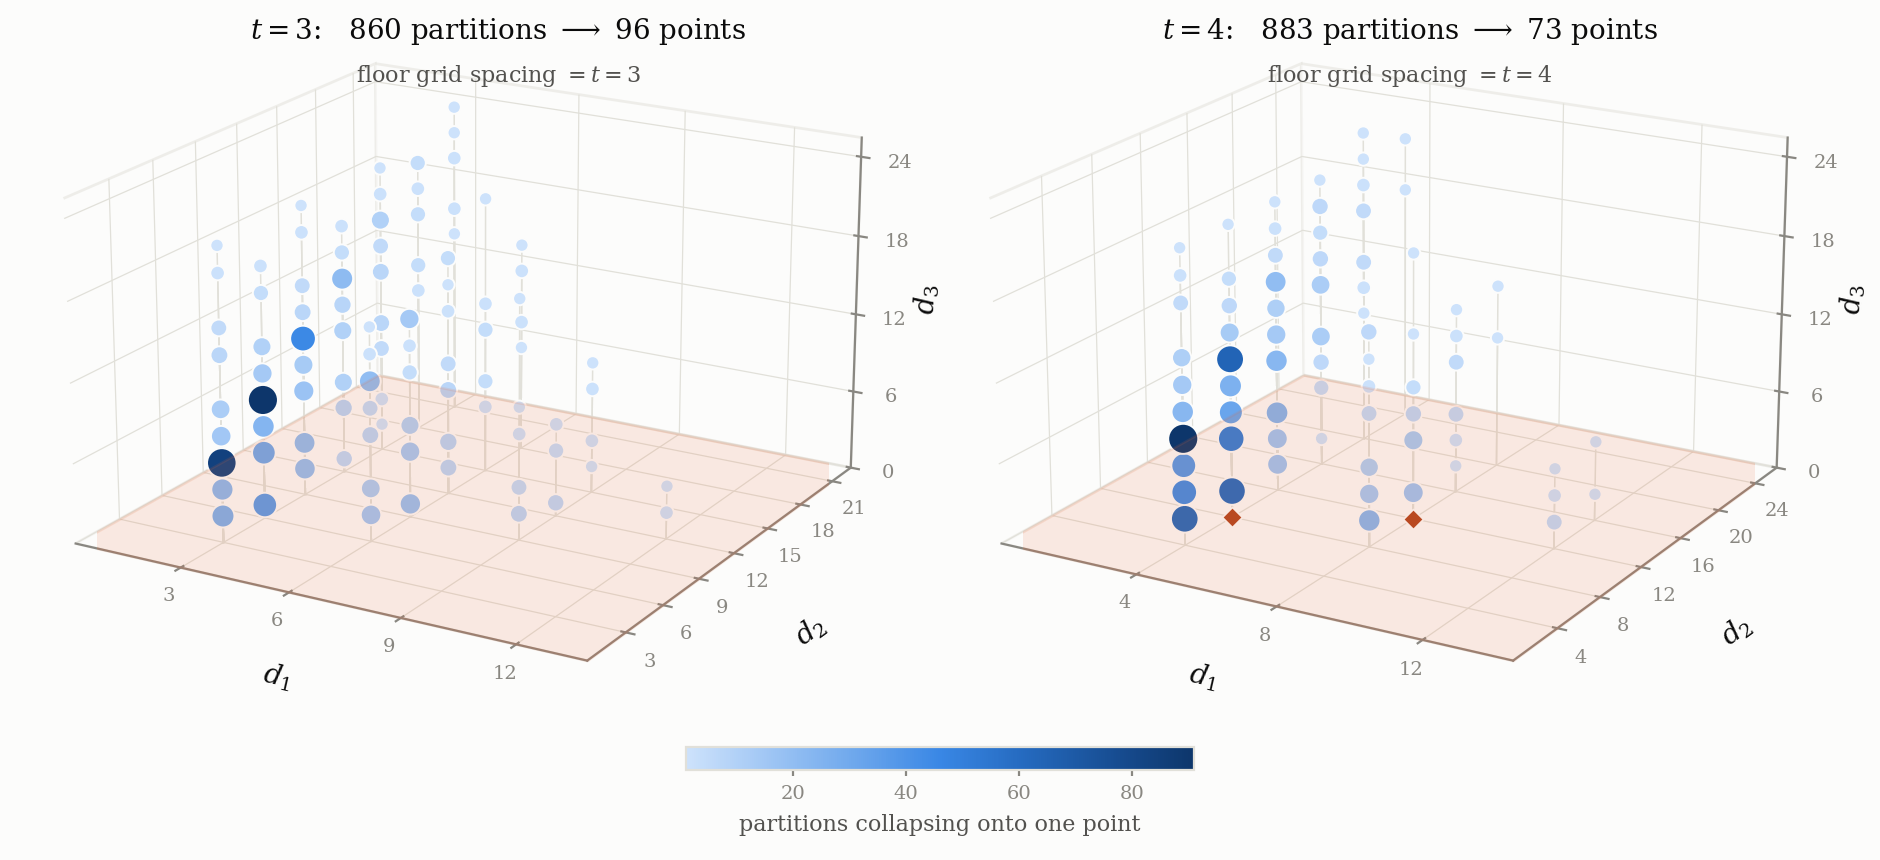

Generate this figure with Python:
"""
Figure: the image of the compression map  lambda -> (d1,d2,d3).

Authors: Carles Marin, Claude (AI assistant).

Every partition with at most t+2 rows is sent by the main theorem to three integers, so the
whole family collapses onto a sparse set of lattice points. The figure is built to make three
facts legible at once:

  (1) COMPRESSION  -- colour and area are the size of the fibre (how many partitions land on
      that one point), so the picture shows the collapse rather than asserting it;
  (2) d1, d2 are multiples of t -- visible as the coarse grid spacing on the two floor axes,
      and the spacing changes with t between the two panels;
  (3) d3 is never a multiple of t outside the overlapping profile -- the missing layers, and
      the vanishing plane d3 = 0 is drawn as the floor.

Palette: sequential single-hue blue ramp (validated), light -> dark = small -> large fibre;
the vanishing plane is the one warm accent, used nowhere else.
"""
import sys, os
import numpy as np
import matplotlib
matplotlib.use("Agg")
import matplotlib.pyplot as plt
from matplotlib.colors import LinearSegmentedColormap, Normalize
from mpl_toolkits.mplot3d.art3d import Poly3DCollection

from fig_data import image  # noqa: E402

SURFACE = "#fcfcfb"
INK = "#0b0b0b"
SECOND = "#52514e"
MUTED = "#898781"
GRID = "#e1e0d9"
ACCENT = "#eb6834"
ACCENT_DK = "#b2451f"
RAMP = ["#cde2fb", "#9ec5f4", "#6da7ec", "#3987e5", "#256abf", "#184f95", "#0d366b"]
CMAP = LinearSegmentedColormap.from_list("seqblue", RAMP)

plt.rcParams.update({
    "font.family": "serif",
    "font.serif": ["DejaVu Serif"],
    "mathtext.fontset": "dejavuserif",
    "font.size": 9,
    "figure.facecolor": SURFACE,
    "axes.facecolor": SURFACE,
    "savefig.facecolor": SURFACE,
})

MAXSIZE = 20
PANELS = [(3, MAXSIZE), (4, MAXSIZE)]
ZEROS = {}          # concentric shapes per panel: they live ON the plane d3 = 0
DRAWN = {}          # the compression the caption quotes: partitions in, points out

fig = plt.figure(figsize=(9.4, 4.3))
scs = []

for k, (t, M) in enumerate(PANELS):
    pts, nlam, nz = image(t, M)
    xs = np.array([p[0] for p in pts], dtype=float)
    ys = np.array([p[1] for p in pts], dtype=float)
    zs = np.array([p[2] for p in pts], dtype=float)
    ns = np.array([v["n"] for v in pts.values()], dtype=float)

    ax = fig.add_subplot(1, 2, k + 1, projection="3d")
    ax.set_facecolor(SURFACE)

    xhi, yhi, zhi = xs.max() + t * 0.6, ys.max() + t * 0.6, zs.max() * 1.06
    floor = [[(0, 0, 0), (xhi, 0, 0), (xhi, yhi, 0), (0, yhi, 0)]]
    ax.add_collection3d(Poly3DCollection(floor, facecolor=ACCENT, alpha=0.13,
                                         edgecolor=ACCENT, linewidths=0.9, zorder=0))

    for x, y, z in zip(xs, ys, zs):                      # stems: depth alone is unreadable
        ax.plot([x, x], [y, y], [0, z], color=GRID, lw=0.55, zorder=1)

    # the concentric shapes, which vanish and so are not in the image of the compression map:
    # they are exactly the points of the plane d3 = 0, and by Proposition 3.5 there are none
    # at all when t is odd.  Drawn in the accent, the one warm colour, and counted in ZEROS.
    zpts, _, _ = image(t, M, include_zero=True)
    zk = [p for p in zpts if p[2] == 0]
    ZEROS[t] = (len(zk), sum(zpts[p]["n"] for p in zk))
    DRAWN[t] = (nz, len(pts))
    if zk:
        ax.scatter([p[0] for p in zk], [p[1] for p in zk], [0] * len(zk),
                   c=ACCENT_DK, s=26, marker="D", edgecolor=SURFACE, linewidth=0.6,
                   depthshade=False, zorder=4)

    norm = Normalize(vmin=1, vmax=ns.max())
    sizes = 12 + 105 * np.sqrt(ns / ns.max())
    sc = ax.scatter(xs, ys, zs, c=ns, cmap=CMAP, norm=norm, s=sizes,
                    edgecolor=SURFACE, linewidth=0.7, depthshade=False, zorder=3)
    scs.append(sc)

    ax.set_xlim(0, xhi); ax.set_ylim(0, yhi); ax.set_zlim(0, zhi)
    ax.set_xticks([v for v in range(t, int(xhi) + 1, t)])
    ax.set_yticks([v for v in range(t, int(yhi) + 1, t)])
    ax.set_zticks([v for v in range(0, int(zhi) + 1, max(1, int(zhi) // 4))])
    ax.set_xlabel(r"$d_1$", labelpad=-2, color=INK, fontsize=10)
    ax.set_ylabel(r"$d_2$", labelpad=1, color=INK, fontsize=10)
    ax.set_zlabel(r"$d_3$", labelpad=-8, color=INK, fontsize=10, rotation=0)
    ax.tick_params(axis="x", colors=MUTED, labelsize=7, pad=-3)
    ax.tick_params(axis="y", colors=MUTED, labelsize=7, pad=-2)
    ax.tick_params(axis="z", colors=MUTED, labelsize=7, pad=-1)
    ax.view_init(elev=19, azim=-60)
    ax.set_box_aspect((1, 1, 0.62), zoom=1.18)
    for axis in (ax.xaxis, ax.yaxis, ax.zaxis):
        axis.pane.set_facecolor(SURFACE)
        axis.pane.set_edgecolor(GRID)
        axis._axinfo["grid"]["color"] = GRID
        axis._axinfo["grid"]["linewidth"] = 0.45
        axis.line.set_color(MUTED)
    fig.text(0.265 + 0.485 * k, 0.955,
             rf"$t={t}$:   {nz} partitions $\longrightarrow$ {len(pts)} points",
             ha="center", fontsize=10, color=INK)
    fig.text(0.265 + 0.485 * k, 0.905,
             rf"floor grid spacing $= t = {t}$",
             ha="center", fontsize=8, color=SECOND)

cax = fig.add_axes([0.365, 0.105, 0.27, 0.026])
cb = fig.colorbar(scs[0], cax=cax, orientation="horizontal")
cb.set_label("partitions collapsing onto one point", fontsize=8, color=SECOND, labelpad=4)
cb.ax.tick_params(labelsize=7, colors=MUTED, length=2)
cb.outline.set_edgecolor(GRID)

# right=0.985 y no 1.0: pegados al borde, la etiqueta $d_3$ del panel de la derecha quedaba medio
# subindice fuera y matplotlib se lo comia.  Un eje sin su subindice es otro eje.
fig.subplots_adjust(left=0.0, right=0.985, top=1.02, bottom=0.17, wspace=0.0)
# A la carpeta del paper, que es de donde \includegraphics lo toma, y no a anc/ como estaba: el
# script escribia una copia que el paper nunca miraba, asi que salia con codigo 0 diciendo "wrote"
# mientras la figura publicada seguia siendo la del 7 de agosto.  Los demas generadores ya suben un
# nivel; este era el unico que no.
out = os.path.join(os.path.dirname(os.path.dirname(os.path.abspath(__file__))), "fig_image")
fig.savefig(out + ".pdf")
fig.savefig(out + ".png", dpi=200)
for t_, (nz_, npt_) in sorted(DRAWN.items()):
    print("t=%d: the compression drawn: %d partitions land on %d points" % (t_, nz_, npt_))
for t_, (npts, nlam_) in sorted(ZEROS.items()):
    print("t=%d: concentric points on the plane d3=0: %d (from %d partitions)"
          % (t_, npts, nlam_))
# the two counts the caption quotes.  "Without the identification" means the number of ORDERED
# triples (d1,d2,d3) actually taken -- not the symmetrised set closed up under the exchange, which
# would count triples nothing maps to.
#
# WHICH ORDER.  Theorem 3.1 fixes it: "let r_A <= r_B be the residues involved".  theorem_full.setup
# returns the two classes sorted by COLUMN, which is a different rule, and the two rules give
# different counts -- 108/80 by column against 126/92 by residue.  The value does not care, since
# the closed form is symmetric in d1 and d2, but this count does, so it has to be taken in the
# order the theorem states.  Reordering here rather than in setup() keeps the sign code, which is
# order-invariant by construction, untouched.
from theorem_full import setup                                   # noqa: E402
from law_control import partitions as _parts                     # noqa: E402
for t_, M_ in PANELS:
    pts_, _, _ = image(t_, M_)
    ordered, ordered_by_column = set(), set()
    for n_ in range(0, M_ + 1):
        for lam_ in _parts(n_, t_ + 2):
            st_ = setup(lam_, t_)
            if st_ is None:
                continue
            b_, Ac_, Bc_ = st_
            byc_ = (b_[Ac_[0]] - b_[Ac_[1]], b_[Bc_[0]] - b_[Bc_[1]],
                    abs(b_[Ac_[0]] + b_[Ac_[1]] - b_[Bc_[0]] - b_[Bc_[1]]))
            if b_[Ac_[0]] % t_ > b_[Bc_[0]] % t_:                # impose r_A <= r_B
                Ac_, Bc_ = Bc_, Ac_
            a1_, a2_, b1_, b2_ = b_[Ac_[0]], b_[Ac_[1]], b_[Bc_[0]], b_[Bc_[1]]
            d_ = (a1_ - a2_, b1_ - b2_, abs(a1_ + a2_ - b1_ - b2_))
            if d_[2]:
                ordered.add(d_)
                ordered_by_column.add(byc_)
    print("t=%d: points up to the exchange %d, ordered triples actually taken %d"
          % (t_, len(pts_), len(ordered)))
    print("t=%d: CONTROL, the same count with A and B ordered by column instead: %d"
          % (t_, len(ordered_by_column)))
print("wrote", out + ".pdf/.png")
